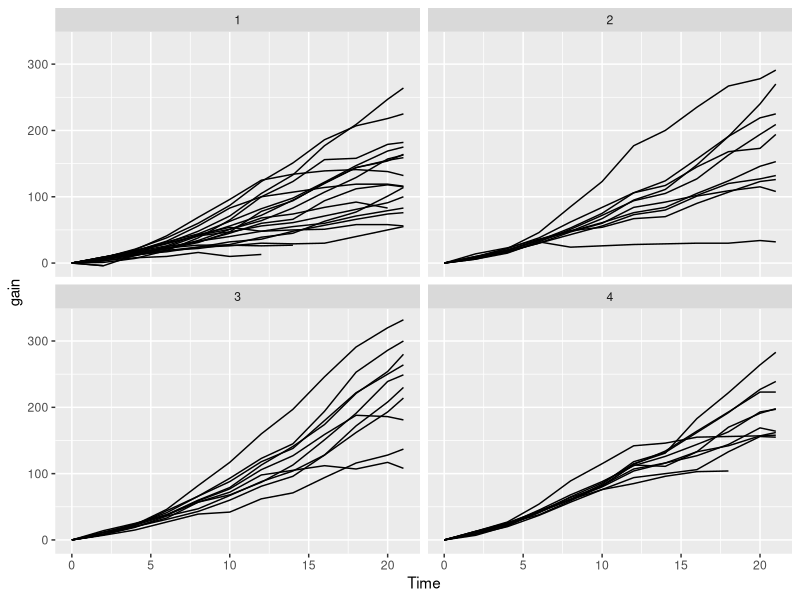
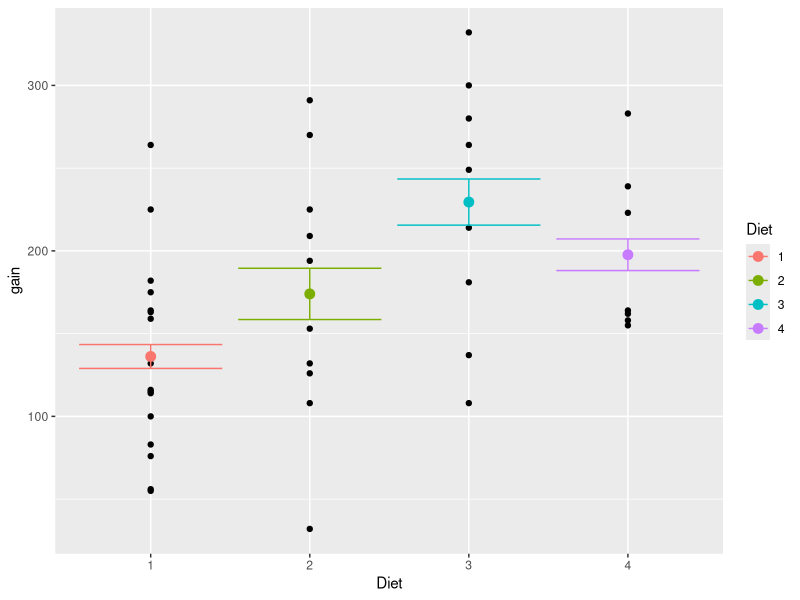

Source code (R) for these figures, in order:
## ---- chunk 1
knitr::opts_chunk$set(echo = TRUE)
library(tidyverse)
## ---- chunk 2
ChickPlus <- ChickWeight %>% 
  group_by(Chick) %>% 
  mutate(gain = weight - weight[Time == 0])

ChickPlus
## ---- chunk 3
ChickPlus %>% 
  ggplot(aes(x = Time, y = gain, group = Chick)) + 
  facet_wrap(~Diet) + 
  geom_line()
## ---- chunk 4
ChickError <- ChickPlus %>% 
  filter(Time == 21) %>% 
  group_by(Diet) %>% 
  summarize(
    mean_gain = mean(gain, na.rm=TRUE),
    sd_gain = sd(gain, na.rm=TRUE)/n()
  )

ChickError
## ---- chunk 5
ChickPlus %>% filter(Time == 21) %>%
  ggplot(aes(x = Diet)) + 
  geom_point(aes(y = gain)) +
  geom_errorbar(aes(ymin = mean_gain-1.96*sd_gain, 
                    ymax = mean_gain+1.96*sd_gain, 
                    colour = Diet), data = ChickError) + 
  geom_point(aes(y = mean_gain, colour = Diet), size = 3, data = ChickError)
